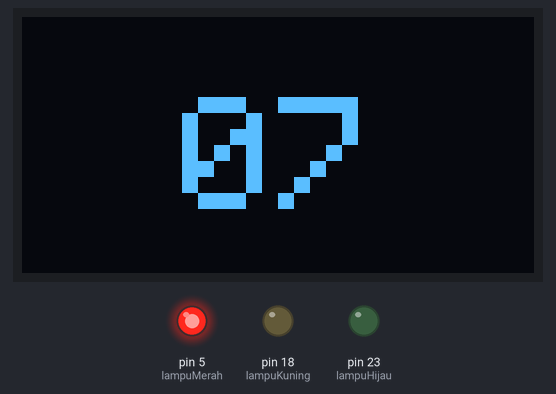
Simulated run of this sketch. Board: Arduino Mega 2560, built with avr-gcc and run on an emulated ATmega2560. Parts: 128×64 one-colour display, output pins drawn as LEDs (lit = HIGH).

Above: at 0.1 s.
At 2.2 s:
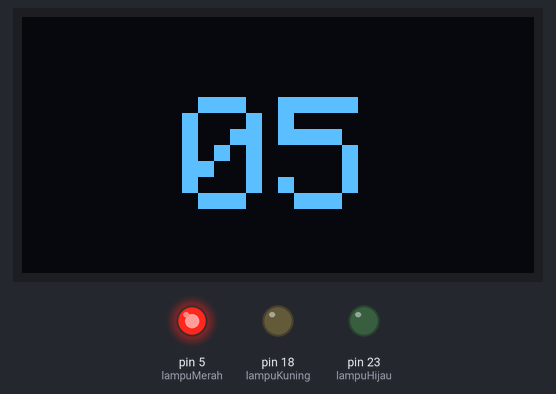
At 4.2 s:
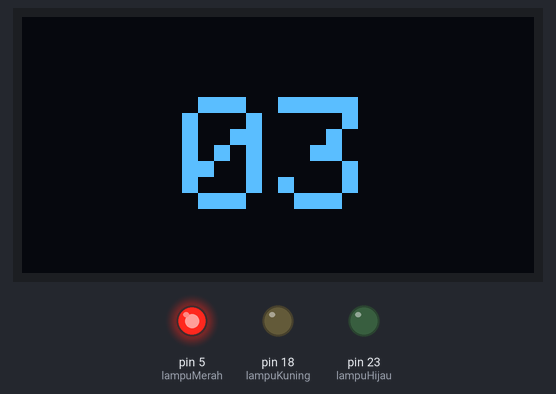
At 8.3 s:
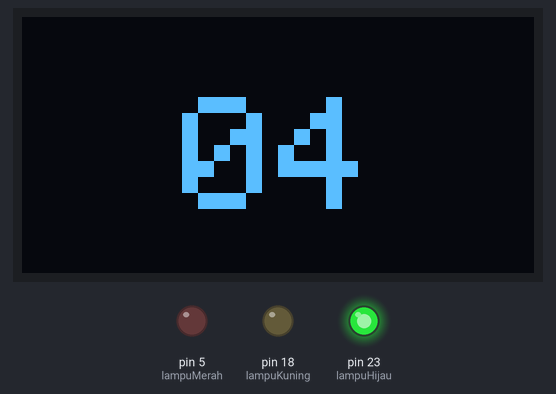
At 11.4 s:
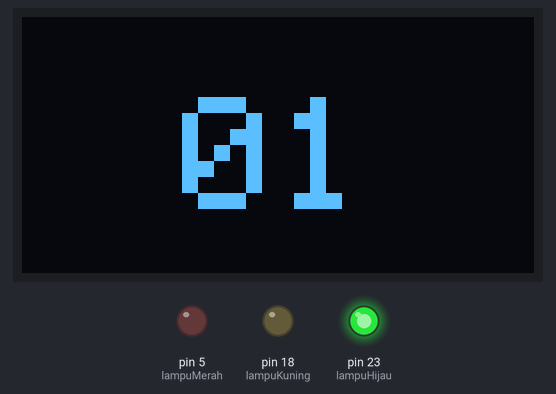
At 15.5 s:
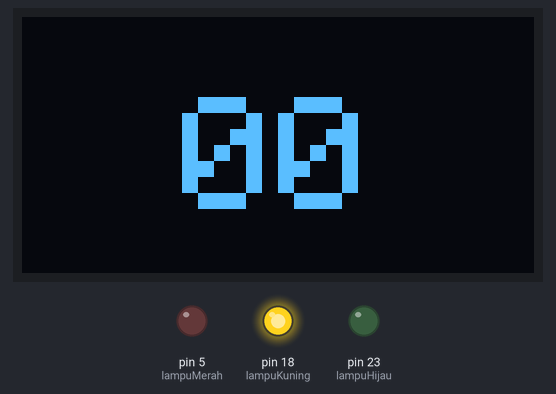
Timing chart, 0 to 34.4 s (numbered marks = the images above):
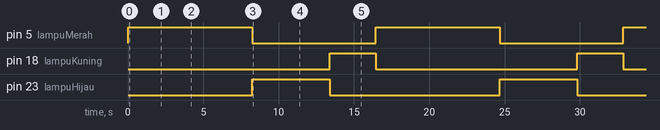

The sketch:

Traffic_Light_Project.ino
```cpp
#include <Wire.h>
#include <Adafruit_GFX.h>
#include <Adafruit_SSD1306.h>

#define lampuMerah 5
#define lampuKuning 18
#define lampuHijau 23

#define SCREEN_WIDTH 128
#define SCREEN_HEIGHT 64
#define SCREEN_ADDRESS 0x3C
Adafruit_SSD1306 display(SCREEN_WIDTH, SCREEN_HEIGHT, &Wire, -1);

void setup() {
  pinMode(lampuMerah, OUTPUT);
  pinMode(lampuKuning, OUTPUT);
  pinMode(lampuHijau, OUTPUT);

  if(!display.begin(SSD1306_SWITCHCAPVCC, SCREEN_ADDRESS)){
    while(true);
  }

  display.clearDisplay();
  display.setTextColor(SSD1306_WHITE);
}

void loop() {
  merah(7); // -> Ganti sesuai waktu yang kalian inginkan
  hijau(4); // -> Ganti sesuai waktu yang kalian inginkan
  kuning(2); // -> Ganti sesuai waktu yang kalian inginkan
}

void merah(int waktu){
  digitalWrite(lampuMerah, HIGH);
  digitalWrite(lampuKuning, LOW);
  digitalWrite(lampuHijau, LOW);
  laluLintas(waktu);
}
void kuning(int waktu){
  digitalWrite(lampuMerah, LOW);
  digitalWrite(lampuKuning, HIGH);
  digitalWrite(lampuHijau, LOW);
  laluLintas(waktu);
}
void hijau(int waktu){
  digitalWrite(lampuMerah, LOW);
  digitalWrite(lampuKuning, LOW);
  digitalWrite(lampuHijau, HIGH);
  laluLintas(waktu);
}
void laluLintas(int waktu){
  for(int i = waktu; i >= 0; i--){
  display.clearDisplay();
  display.setTextSize(4);
  display.setCursor(40,20);

  if(i < 10) display.print("0");
  display.print(i);
  display.display();
  delay(1000);
  }
}
```

Measured:
- by itself, pin 5 (lampuMerah): alternates HIGH for 8.2 s and LOW for 8.2 s
- by itself, pin 18 (lampuKuning): alternates HIGH for 3.1 s and LOW for 13.3 s
- by itself, pin 23 (lampuHijau): alternates HIGH for 5.1 s and LOW for 11.3 s
- what the display in image 1 shows lasts 1.0 s, from 2.1 s to 3.1 s
